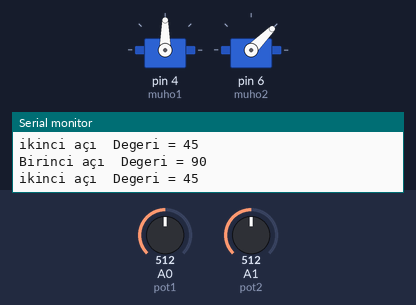
The sketch below on a simulated Arduino Uno, built with avr-gcc and run on an emulated ATmega328P. Shown: 2 × servo, the last lines printed to the serial monitor. The inputs (shaded band) are chosen by the test bench; at power-on: A0 (pot1) = 512, A1 (pot2) = 512.

Above: at 1.2 s.
1.3 s: A0 (pot1) set to 558
At 2.7 s:
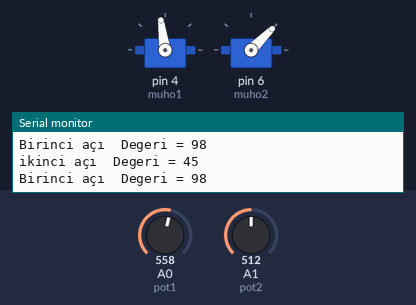
4.3 s: A0 (pot1) set to 580
At 5.0 s:
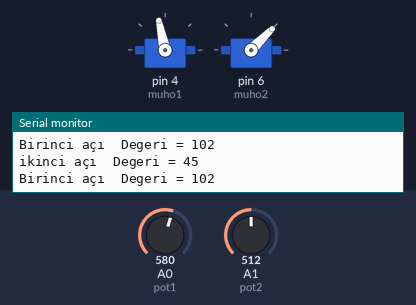
5.8 s: A1 (pot2) set to 122
At 7.0 s:
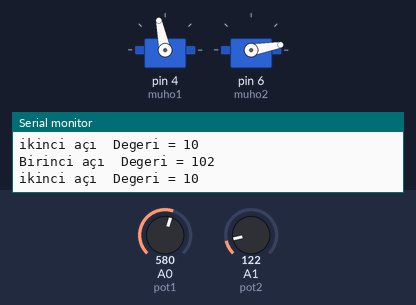
7.3 s: A1 (pot2) set to 102
At 7.7 s:
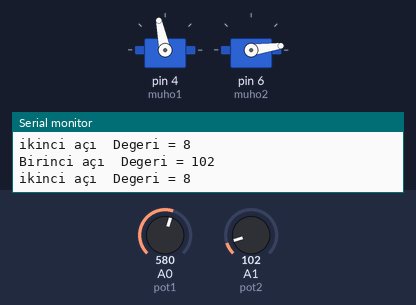
10.3 s: A1 (pot2) set to 306
At 11.1 s:
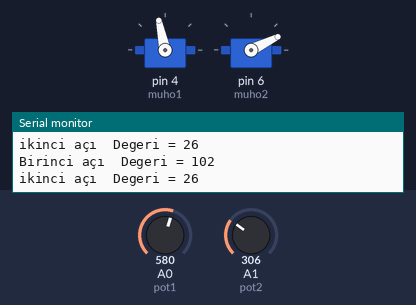
11.8 s: A0 (pot1) set to 511
At 12.7 s:
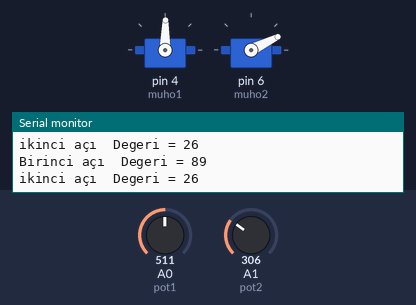
Timing chart, 0 to 14.3 s (numbered marks = the images above; inputs shaded):
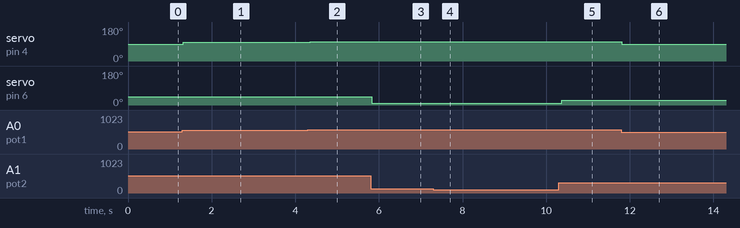

The sketch:

Pot_servo_motor.ino
```cpp
#include<Servo.h>
Servo muho1;
Servo muho2;
#define pot1 A0
#define pot2 A1
int pot1_degeri;
int pot2_degeri;

void setup() {
 Serial.begin(9600);
muho1.attach(4);
muho2.attach(6);
}

void loop() {
 pot1_degeri=analogRead(pot1);
 pot2_degeri=analogRead(pot2);
int birinci_deger=map(pot1_degeri , 0, 1023, 0, 180);
int ikinci_deger=map(pot2_degeri , 0, 1023, 0, 90);
muho1.write(birinci_deger);
  Serial.print("Birinci açı  Degeri = ");
  Serial.println(birinci_deger);
muho2.write(ikinci_deger);
  Serial.print("ikinci açı  Degeri = ");
  Serial.println(ikinci_deger);
  delay(15);
}
```

Measured:
- after the input at 1.3 s, servo on pin 4 (muho1): 90° → 98° at once
- after the input at 4.3 s, servo on pin 4 (muho1): 98° → 102° after 0.05 s
- after the input at 5.8 s, servo on pin 6 (muho2): 45° → 10° at once
- after the input at 7.3 s, servo on pin 6 (muho2): 10° → 8° at once
- after the input at 10.3 s, servo on pin 6 (muho2): 8° → 26° after 0.07 s
- after the input at 11.8 s, servo on pin 4 (muho1): 102° → 89° at once
